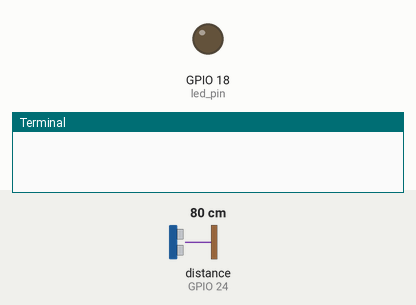
This program was run on a simulated Raspberry Pi (BCM pin numbers). On the bench: output pins drawn as LEDs (lit = HIGH), the last lines printed to the terminal. The test bench sets the inputs (shaded band); at power-on: distance to the obstacle (sensor on GPIO 24) 80 cm. The echo pulse lasts 58.3 µs per cm; the clock reads 2024-03-15 10:24:30 at power-on unless the program sets it; pins used as bus, display or sensor lines are not drawn.

Above: at 1.2 s.
1.3 s: distance to the obstacle (sensor on GPIO 24) set to 65 cm
4.9 s: distance to the obstacle (sensor on GPIO 24) set to 57 cm
At 8.2 s:
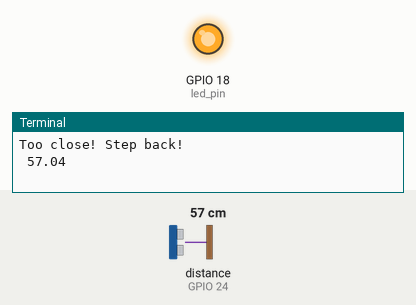
8.5 s: distance to the obstacle (sensor on GPIO 24) set to 60 cm
At 10.4 s:
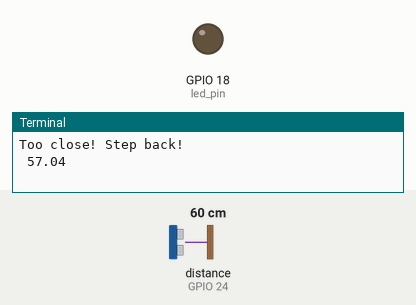
12.1 s: distance to the obstacle (sensor on GPIO 24) set to 2 cm
At 15.6 s:
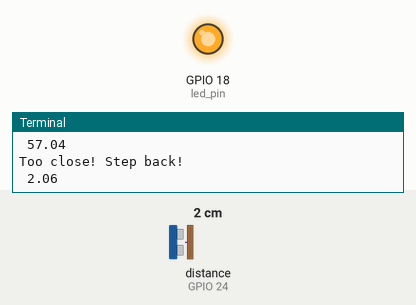
Timing chart, 0 to 17.0 s (numbered marks = the images above; inputs shaded):
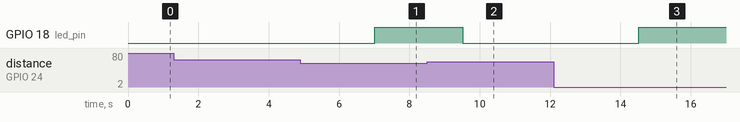

The program:

dist_led.py
```python
"""
dist_light_sensor.py

Uses a distance and light sensor. If distance is greater than certain threshold it will
light the LED.
"""
import RPi.GPIO as GPIO
import time

led_pin = 18
trig_pin = 23
echo_pin = 24
THRESH = 60

GPIO.setmode(GPIO.BCM)
GPIO.setup(led_pin, GPIO.OUT)
GPIO.setup(trig_pin, GPIO.OUT)
GPIO.setup(echo_pin, GPIO.IN)

def measure_distance():

    # Ensure that Trig pin is inactive
    GPIO.output(trig_pin, False)
    time.sleep(2)


    # Send pulse
    GPIO.output(trig_pin, True)
    time.sleep(0.00001)
    GPIO.output(trig_pin, False)

    # Now measure how long it takes Echo pin to go from low to high
    while GPIO.input(echo_pin) == 0:
        pulse_start = time.time()

    while GPIO.input(echo_pin) == 1:
        pulse_end = time.time()

    # Calculate distance
    pulse_duration = pulse_end - pulse_start
    speed_of_sound = 34300
    distance = pulse_duration * (speed_of_sound/2)
    return distance


try:
    while True:
        distance = measure_distance()
        if distance < THRESH:
            print(f'Too close! Step back!\n {distance:.2f}')
            GPIO.output(led_pin, GPIO.HIGH)
        else:
            GPIO.output(led_pin, GPIO.LOW)
        time.sleep(0.5)
except KeyboardInterrupt:
    print('Program interrupted by User.')

finally:
    GPIO.cleanup()


        
```

Measured:
- the behaviour switches between 60 and 59 cm on distance to the obstacle (sensor on GPIO 24) (found by bisection; images 0 and 1)
- after the input at 1.3 s, every drawn part: stays the same
- after the input at 4.9 s, GPIO 18 (led_pin): LOW → HIGH after 2.1 s
- after the input at 8.5 s, GPIO 18 (led_pin): HIGH → LOW after 1.0 s
- after the input at 12.1 s, GPIO 18 (led_pin): LOW → HIGH after 2.4 s
